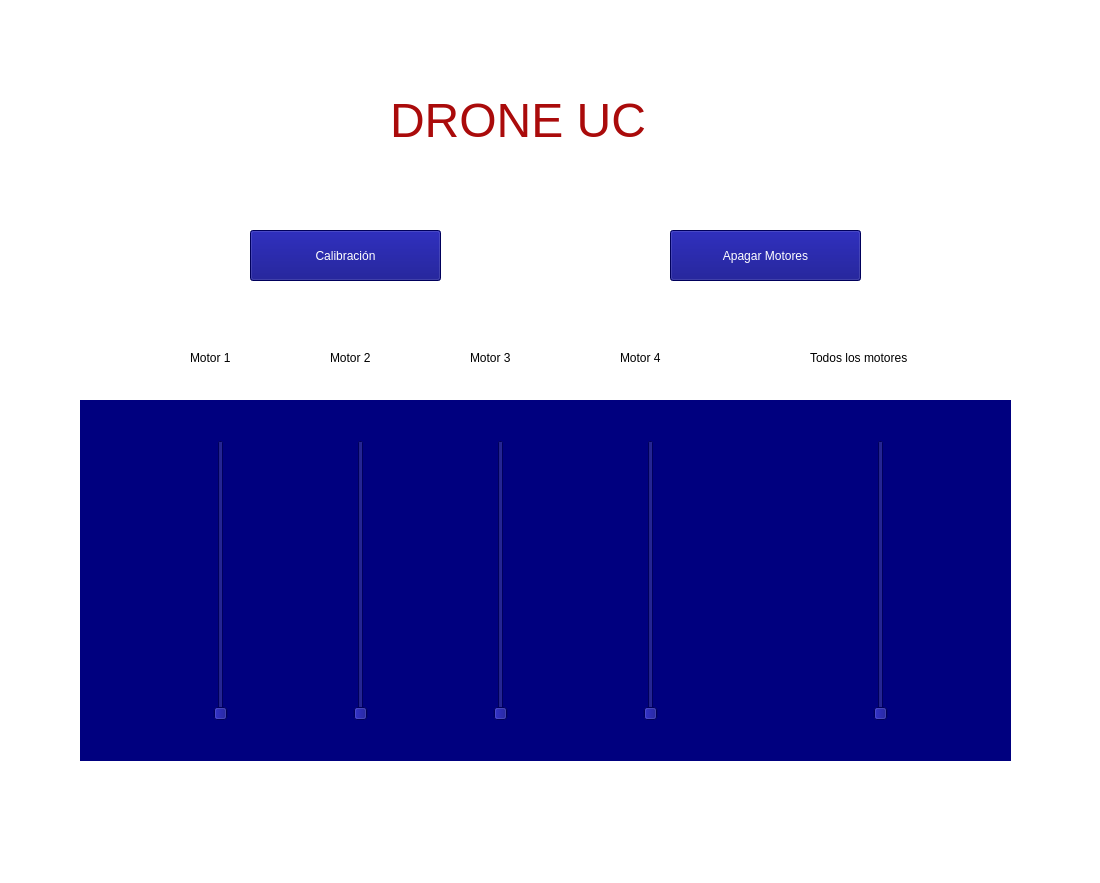
<?xml version="1.0" encoding="UTF-8"?>
<ui version="4.0">
 <class>MainWindow</class>
 <widget class="QMainWindow" name="MainWindow">
  <property name="geometry">
   <rect>
    <x>0</x>
    <y>0</y>
    <width>1100</width>
    <height>883</height>
   </rect>
  </property>
  <property name="windowTitle">
   <string>MainWindow</string>
  </property>
  <property name="styleSheet">
   <string notr="true">background-color: rgb(255, 255, 255);</string>
  </property>
  <widget class="QWidget" name="centralwidget">
   <widget class="QSlider" name="motor1_slide">
    <property name="geometry">
     <rect>
      <x>210</x>
      <y>440</y>
      <width>22</width>
      <height>281</height>
     </rect>
    </property>
    <property name="styleSheet">
     <string notr="true">background-color: rgb(0, 0, 127);</string>
    </property>
    <property name="minimum">
     <number>42</number>
    </property>
    <property name="maximum">
     <number>254</number>
    </property>
    <property name="orientation">
     <enum>Qt::Vertical</enum>
    </property>
   </widget>
   <widget class="QSlider" name="motor2_slide">
    <property name="geometry">
     <rect>
      <x>350</x>
      <y>440</y>
      <width>22</width>
      <height>281</height>
     </rect>
    </property>
    <property name="styleSheet">
     <string notr="true">background-color: rgb(0, 0, 127);</string>
    </property>
    <property name="minimum">
     <number>42</number>
    </property>
    <property name="maximum">
     <number>254</number>
    </property>
    <property name="orientation">
     <enum>Qt::Vertical</enum>
    </property>
   </widget>
   <widget class="QSlider" name="motor3_slide">
    <property name="geometry">
     <rect>
      <x>490</x>
      <y>440</y>
      <width>22</width>
      <height>281</height>
     </rect>
    </property>
    <property name="styleSheet">
     <string notr="true">background-color: rgb(0, 0, 127);</string>
    </property>
    <property name="minimum">
     <number>42</number>
    </property>
    <property name="maximum">
     <number>254</number>
    </property>
    <property name="orientation">
     <enum>Qt::Vertical</enum>
    </property>
   </widget>
   <widget class="QSlider" name="motor4_slide">
    <property name="geometry">
     <rect>
      <x>640</x>
      <y>440</y>
      <width>22</width>
      <height>281</height>
     </rect>
    </property>
    <property name="styleSheet">
     <string notr="true">background-color: rgb(0, 0, 127);</string>
    </property>
    <property name="minimum">
     <number>42</number>
    </property>
    <property name="maximum">
     <number>254</number>
    </property>
    <property name="orientation">
     <enum>Qt::Vertical</enum>
    </property>
   </widget>
   <widget class="QLabel" name="label">
    <property name="geometry">
     <rect>
      <x>80</x>
      <y>400</y>
      <width>931</width>
      <height>361</height>
     </rect>
    </property>
    <property name="styleSheet">
     <string notr="true">background-color: rgb(0, 0, 127);</string>
    </property>
    <property name="text">
     <string/>
    </property>
   </widget>
   <widget class="QLabel" name="label_2">
    <property name="geometry">
     <rect>
      <x>190</x>
      <y>350</y>
      <width>61</width>
      <height>16</height>
     </rect>
    </property>
    <property name="styleSheet">
     <string notr="true">font: 10pt &quot;SansSerif&quot;;</string>
    </property>
    <property name="text">
     <string>Motor 1</string>
    </property>
   </widget>
   <widget class="QSlider" name="motores_slide">
    <property name="geometry">
     <rect>
      <x>870</x>
      <y>440</y>
      <width>22</width>
      <height>281</height>
     </rect>
    </property>
    <property name="styleSheet">
     <string notr="true">background-color: rgb(0, 0, 127);</string>
    </property>
    <property name="minimum">
     <number>42</number>
    </property>
    <property name="maximum">
     <number>254</number>
    </property>
    <property name="sliderPosition">
     <number>42</number>
    </property>
    <property name="orientation">
     <enum>Qt::Vertical</enum>
    </property>
   </widget>
   <widget class="QLabel" name="label_4">
    <property name="geometry">
     <rect>
      <x>330</x>
      <y>350</y>
      <width>61</width>
      <height>16</height>
     </rect>
    </property>
    <property name="styleSheet">
     <string notr="true">font: 10pt &quot;SansSerif&quot;;</string>
    </property>
    <property name="text">
     <string>Motor 2</string>
    </property>
   </widget>
   <widget class="QLabel" name="label_5">
    <property name="geometry">
     <rect>
      <x>470</x>
      <y>350</y>
      <width>61</width>
      <height>16</height>
     </rect>
    </property>
    <property name="styleSheet">
     <string notr="true">font: 10pt &quot;SansSerif&quot;;</string>
    </property>
    <property name="text">
     <string>Motor 3</string>
    </property>
   </widget>
   <widget class="QLabel" name="label_6">
    <property name="geometry">
     <rect>
      <x>620</x>
      <y>350</y>
      <width>61</width>
      <height>16</height>
     </rect>
    </property>
    <property name="styleSheet">
     <string notr="true">font: 10pt &quot;SansSerif&quot;;</string>
    </property>
    <property name="text">
     <string>Motor 4</string>
    </property>
   </widget>
   <widget class="QLabel" name="label_7">
    <property name="geometry">
     <rect>
      <x>810</x>
      <y>350</y>
      <width>141</width>
      <height>16</height>
     </rect>
    </property>
    <property name="styleSheet">
     <string notr="true">font: 10pt &quot;SansSerif&quot;;</string>
    </property>
    <property name="text">
     <string>Todos los motores</string>
    </property>
   </widget>
   <widget class="QPushButton" name="Boton_calibracion">
    <property name="geometry">
     <rect>
      <x>250</x>
      <y>230</y>
      <width>191</width>
      <height>51</height>
     </rect>
    </property>
    <property name="styleSheet">
     <string notr="true">background-color: rgb(0, 0, 127);
font: 14pt &quot;MS Shell Dlg 2&quot;;
color: rgb(255, 255, 255);</string>
    </property>
    <property name="text">
     <string>Calibración</string>
    </property>
   </widget>
   <widget class="QLabel" name="Titulo">
    <property name="geometry">
     <rect>
      <x>390</x>
      <y>90</y>
      <width>361</width>
      <height>61</height>
     </rect>
    </property>
    <property name="styleSheet">
     <string notr="true">font: 8pt &quot;Swis721 Blk BT&quot;;
color: rgb(170, 11, 11);</string>
    </property>
    <property name="text">
     <string>&lt;html&gt;&lt;head/&gt;&lt;body&gt;&lt;p&gt;&lt;span style=&quot; font-size:36pt;&quot;&gt;DRONE UC&lt;/span&gt;&lt;/p&gt;&lt;/body&gt;&lt;/html&gt;</string>
    </property>
   </widget>
   <widget class="QPushButton" name="Boton_apagar">
    <property name="geometry">
     <rect>
      <x>670</x>
      <y>230</y>
      <width>191</width>
      <height>51</height>
     </rect>
    </property>
    <property name="styleSheet">
     <string notr="true">background-color: rgb(0, 0, 127);
font: 14pt &quot;MS Shell Dlg 2&quot;;
color: rgb(255, 255, 255);</string>
    </property>
    <property name="text">
     <string>Apagar Motores</string>
    </property>
   </widget>
   <widget class="QLabel" name="Consola">
    <property name="geometry">
     <rect>
      <x>100</x>
      <y>790</y>
      <width>911</width>
      <height>61</height>
     </rect>
    </property>
    <property name="text">
     <string/>
    </property>
   </widget>
   <zorder>label</zorder>
   <zorder>motor1_slide</zorder>
   <zorder>motor2_slide</zorder>
   <zorder>motor3_slide</zorder>
   <zorder>motor4_slide</zorder>
   <zorder>label_2</zorder>
   <zorder>motores_slide</zorder>
   <zorder>label_4</zorder>
   <zorder>label_5</zorder>
   <zorder>label_6</zorder>
   <zorder>label_7</zorder>
   <zorder>Boton_calibracion</zorder>
   <zorder>Titulo</zorder>
   <zorder>Boton_apagar</zorder>
   <zorder>Consola</zorder>
  </widget>
  <widget class="QStatusBar" name="statusbar"/>
 </widget>
 <resources/>
 <connections/>
</ui>
